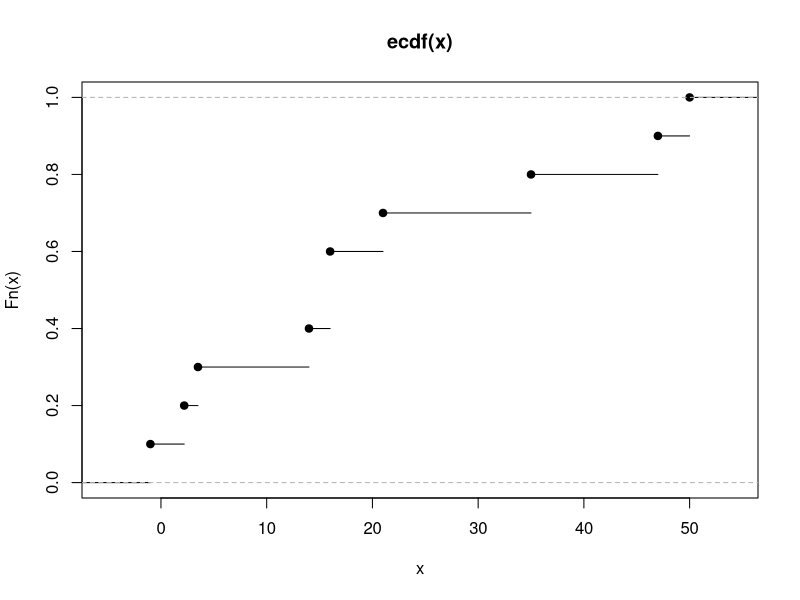
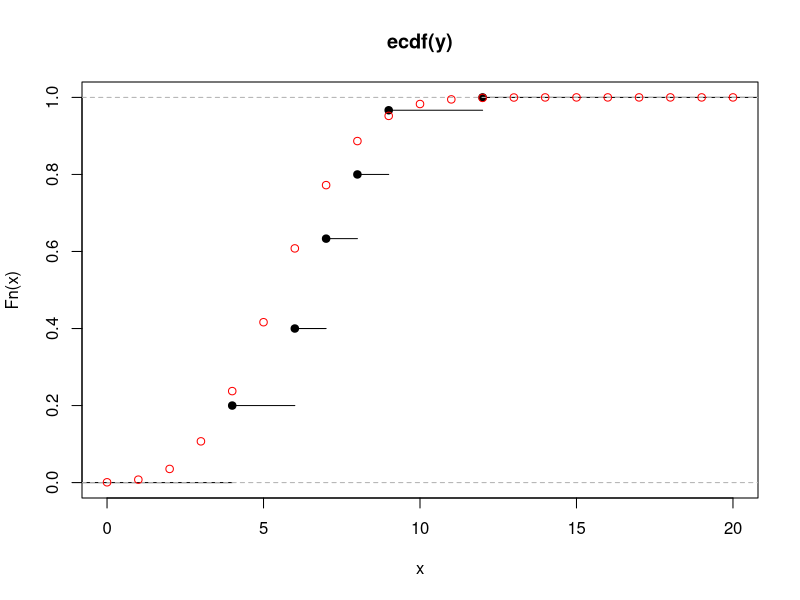
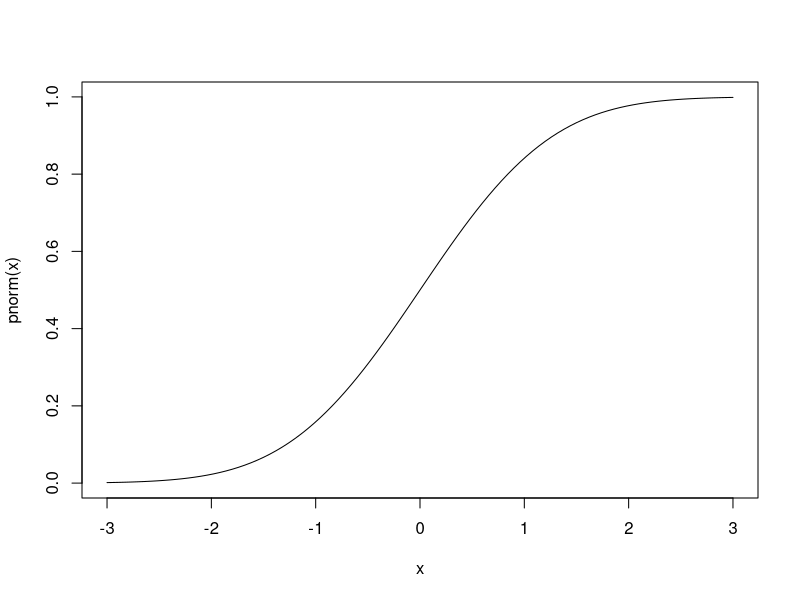
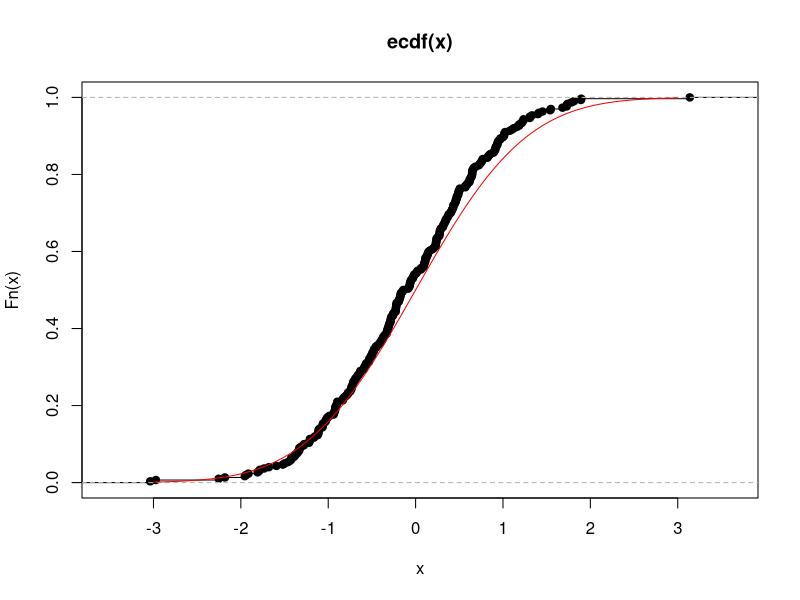
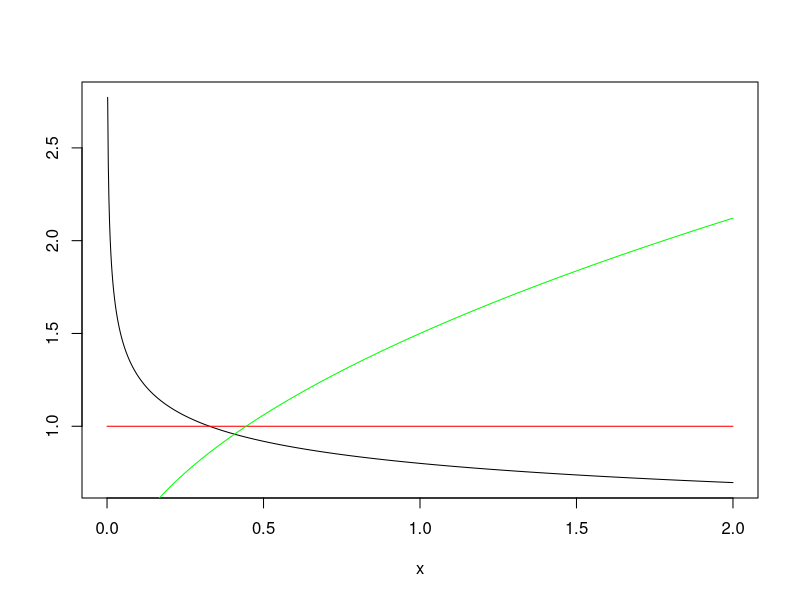
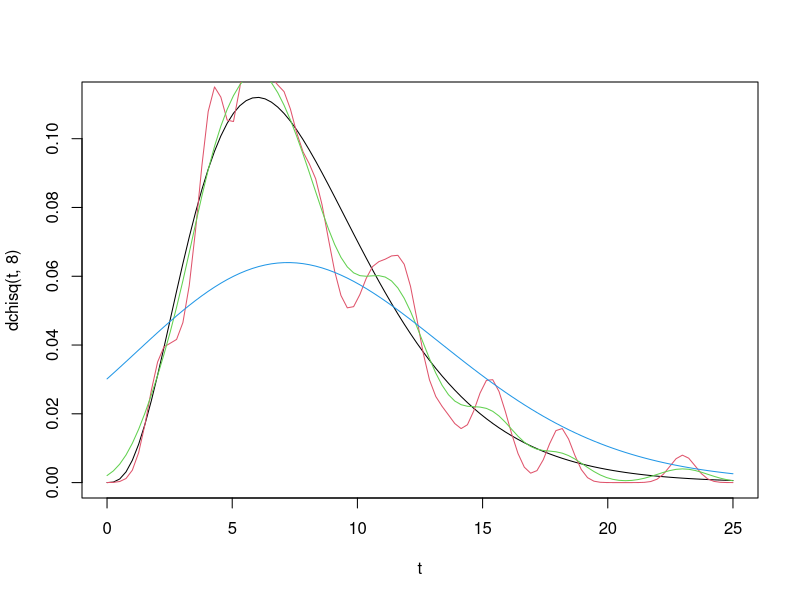
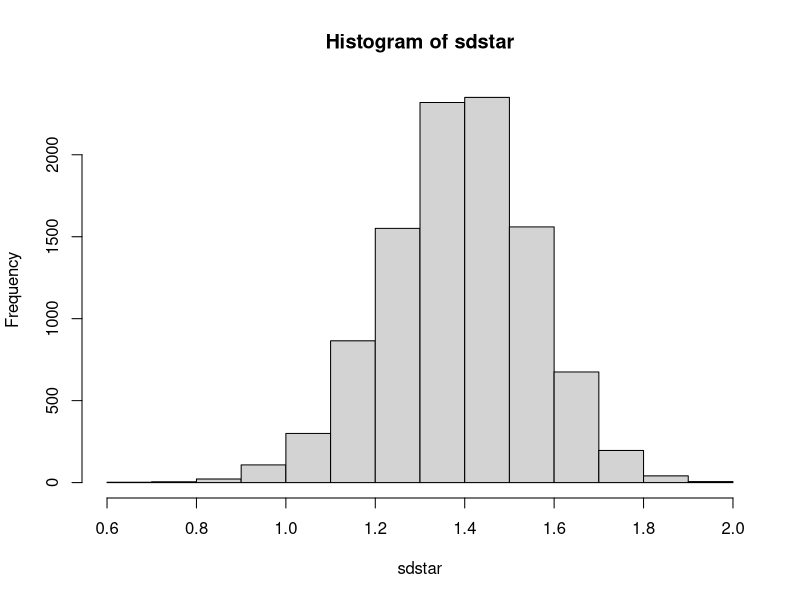
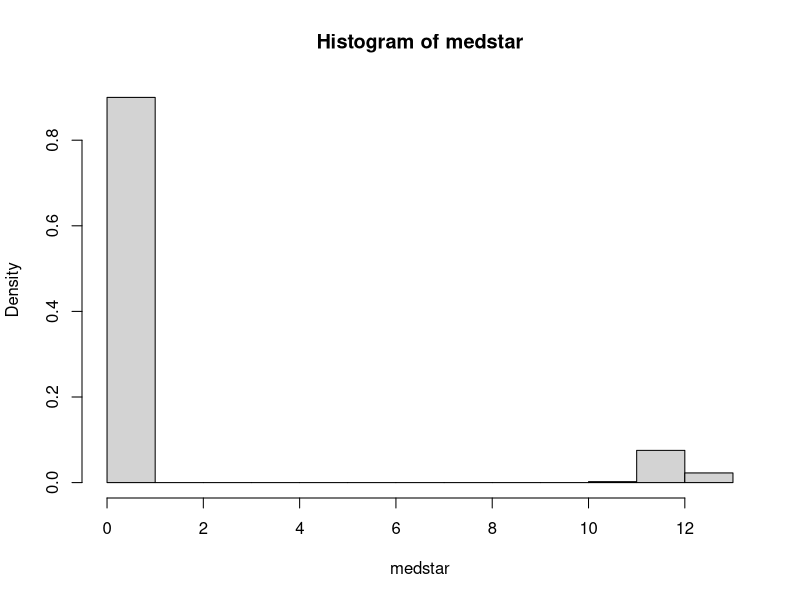

The R source for these figures, in order:
## ---- chunk 1
# randomly selecting numbers, intentionally including two 16s:
x <- c(16, 16, 14, 3.5, -1, 2.2, 35, 47, 50, 21)
plot(ecdf(x))
# Repeat, but this time randomly generate the numbers.
# We generate 30 observations, each with 20 trials.
# The expected value of each observation is 6; that is, with a probability
#   of 0.3, we expect 6 successes from 20 trials.
y <- rbinom(n=30, size=20, prob=.3)
y
plot(ecdf(y), xlim=c(0,20))

# actual distribution:
points(x=0:20, y=pbinom(q=0:20, size=20, prob=.3), col='red') 
## ---- chunk 2
curve(pnorm, -3, 3) # cdf of normal dist
x <- rnorm(300) # 300 observations
plot(ecdf(x))
curve(pnorm, -3,3,add=TRUE,col='red') # true cdf
## ---- chunk 3
x <- seq(0,2,length=1000)
plot(x,dweibull(x,0.8,1)/(1-pweibull(x,0.8,1)), type='l',ylab='')
lines(x,dweibull(x,1,1)/(1-pweibull(x,1,1)),col='red')
lines(x,dweibull(x,1.5,1)/(1-pweibull(x,1.5,1)),col='green')
## ---- chunk 4
n <- 100
x <- rchisq(n,8)
#h <- 1
h <- c(0.5, 1, 5)
t <- seq(0,25, length=n)
fhat1 <- matrix(0, nrow=n, ncol=length(h))

plot(t, dchisq(t,8), type='l')

for (j in 1:length(h)){
  for (i in 1:n){
		fhat1[i,j] = 1/(n*h[j])*sum(dnorm((t[i]-x)/h[j]))
		}
	lines(t, fhat1[,j], xlab='x', ylab='', col=j+1)
	}
	
## ---- chunk 5
x <- rbinom(n=40, size=10, prob=0.3)
sdstar <- numeric(length=10000)
for (i in 1:10000) {
  sdstar[i] <- sd(sample(x=x, size=40, replace=TRUE))
}
hist(sdstar)
## ---- chunk 6
x <- rnorm(40, 12, 2)
medstar <- numeric(100000)
for (i in 1:10000) {medstar[i] <- median(sample(x, replace=TRUE))}
hist(medstar, freq=FALSE)
quantile(medstar, c(0.025, 0.975))
# we can do the following b/c of the histogram appears normal
median(x) + c(-1.96, 1.96)*sd(medstar) # semiparamtric
# In STAT 6304 we would do:
median(x) + c(qt(0.025, 39), qt(0.975, 39))*sd(x)/40
## ---- chunk 7
library(boot)
fun.data <- function(w,i){median(x[i])}
y <- boot(x, fun.data, 1000)
boot.ci(y)
## ---- chunk 8
x <- 0:15 # considering probabilities for each of these counts
plot(x, dpois(x=x, lambda=8), type='h') # older child's phone
plot(x, dpois(x=x, lambda=12), type='h') #younger child's phone
## ---- chunk 9
x <- 0:15
ratio <- round(dpois(x=x,lambda=12)/dpois(x=x,lambda=8), 2)
## ---- chunk 10
x <- 0:15
plot(x=x, y=dpois(x=x,lambda=12)/dpois(x=x,lambda=8))
abline(h=1)
## ---- chunk 11
ratio <- round(dpois(x=x, lambda=12)/dpois(x=x, lambda=8)*(1/3)/(2/3),2)
## ---- chunk 12
default <- par()
par(mfrow=c(1,2))
x <- 0:15
plot(x=x, y=dpois(x=x, lambda=12)/dpois(x=x, lambda=8)*(1/3)/(2/3), 
     main="Likelihood Ratios with Bayesian Probabilities",
     xlab="Number of Texts", ylab="Likelihood Ratio", pch=3)
abline(h=1)
plot(x=x, y=dpois(x=x, lambda=12)/dpois(x=x, lambda=8)*(1/3)/(2/3),
     main="Likelihood Ratios of Bayesian and Frequentist Prob",
     xlab="Number of Texts", ylab="Likelihood Ratio", pch=3)
points(x=x, y=dpois(x=x, lambda=12)/dpois(x=x, lambda=8))
par(default)
## ---- chunk 13
k <- qgamma(p=0.95, shape=20, scale=3) # gives us k
1-pgamma(q=k, shape=20, scale=10) # power of test
sum.x <- 1:300
H_0 <- dgamma(x=sum.x, shape=20, scale=3) # null hypothesis
H_1 <- dgamma(x=sum.x, shape=20, scale=10) # alt hypothesis
plot(x=sum.x, y=H_0, type='l')
lines(x=sum.x, y=H_1, col='red')
# represents critical value
abline(v=k, col='blue')
# alpha is area under black curve that is to the right of the vertical line
# power is the area to the right of the blue line under the red curve
## ---- chunk 14
new.H_1 <- dgamma(x=sum.x, shape=20, scale=5)
plot(x=sum.x, y=H_0, type='l')
lines(x=sum.x, y=new.H_1, col='green')
1-pgamma(q=k, shape=20, scale=5) # power of test with new alt hypothesis
## ---- chunk 15
ppois(q=5, lambda=16)
## ---- chunk 16
ppois(q=10, lambda=16)
## ---- chunk 17
ppois(q=9, lambda=16)
## ---- chunk 18
ppois(q=9, lambda=4)
